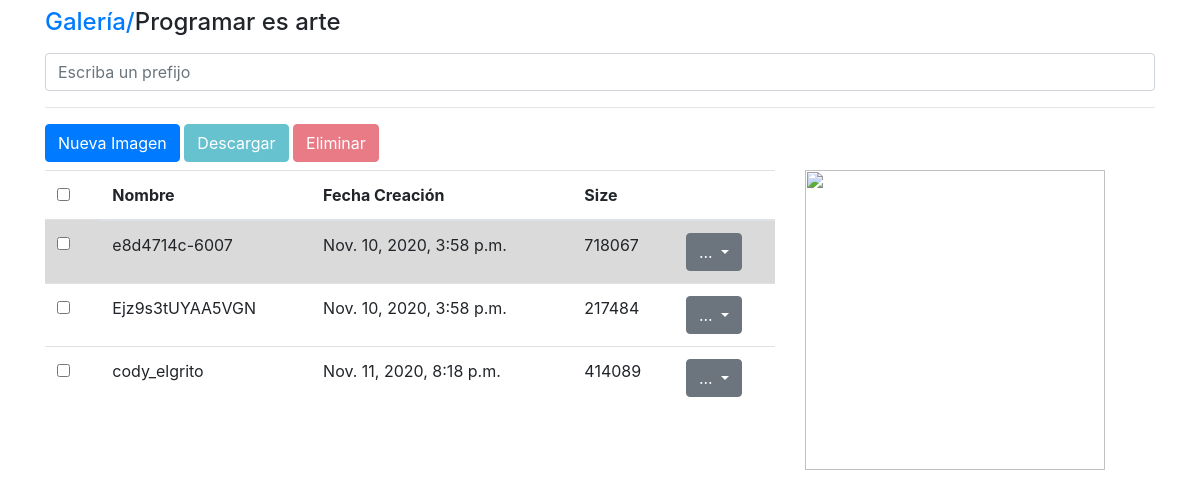
Screenshot of /albums/5/detail with the database file from the repository.
### albums/models.py (models this page shows, shortened)
class Album(models.Model):
    title = models.CharField(max_length=50, null=False, blank=False)
    description = models.TextField()
    bucket = models.CharField(max_length=100, null=False, blank=False)
    key = models.CharField(max_length=100, null=False, blank=False)
    created_at = models.DateTimeField(auto_now_add=True)
    objects = AlbumMananger()
    def __str__(self):
        return self.title
    @property
    def images(self):
        return self.image_set.all()

### images/models.py (models this page shows, shortened)
class Image(models.Model):
    key = models.CharField(max_length=100, null=False, blank=False)
    bucket = models.CharField(max_length=100, null=False, blank=False)
    name = models.CharField(max_length=50, null=False, blank=False)
    content_type = models.CharField(max_length=20, null=False, blank=False)
    size = models.IntegerField()
    album = models.ForeignKey(Album, on_delete=models.CASCADE)
    created_at = models.DateTimeField(auto_now_add=True)
    objects = ImageManager()
    @property
    def url(self):
        return f"https://{self.bucket}.s3.amazonaws.com/{self.key}"
    @property
    def title(self):
        return self.name.split('.')[0]

### albums/views.py (the view)
# urls.py: path('<int:pk>/detail', AlbumDetailView.as_view(), name='detail'),
class AlbumDetailView(DetailView):
    model = Album
    template_name = 'albums/detail.html'
    def get_context_data(self, *args, **kwargs):
        context = super().get_context_data(*args, **kwargs)
        context['title'] = self.get_object().title
        context['images'] = self.get_object().images
        context['form'] = UploadFileForm({
            'album_id': self.get_object().id
        })
        return context

### images/forms.py
class UploadFileForm(forms.Form):
    album_id = forms.CharField(required=True, widget=forms.HiddenInput())
    file = forms.FileField(required=True, label='Imagen',
                            widget=forms.FileInput(
                                attrs={'accept': 'image/*'}
                            ))
    def __init__(self, *args, **kwargs):
        super(UploadFileForm, self).__init__(*args, **kwargs)
        self.fields['file'].widget.attrs['class'] = 'form-control-file'

### albums/templates/albums/detail.html (shortened to what this page needs)
{% extends 'base/base.html' %}
{% block content %}
<div class="row mt-2">
    <div class="col">
        <h4><a href="{% url 'albums:list' %}">Galería/</a>{{ object }}</h4>
    </div>
</div>
<div class="row mt-2">
    <div class="col">
        <form action="{% url 'images:search' %}" id="image-search">
            <input type="text" class="form-control" name="q" placeholder="Escriba un prefijo">
        </form>
    </div>
</div>
<hr>
<div class="row">
    <div class="col">
        <button type="button" class="btn btn-primary" data-toggle="modal" data-target="#newImage">
            Nueva Imagen
        </button>
        <a href="{% url 'images:download_many' %}" class="btn btn-info disabled" id="download-images">
            Descargar
        </a>
        <a href="{% url 'images:delete_many' %}" class="btn btn-danger disabled" id="delete-images" >
            Eliminar
        </a>
    </div>
</div>
<div class="row mt-2">
    <div class="col-8">
        <table class="table">
            <thead>
                <tr>
                    <td>
                        <div class="form-check">
                            <input type="checkbox" class="form-check-input" id="check-all-images">
                        </div>
                    </td>
                    <th>Nombre</th>
                    <th>Fecha Creación</th>
                    <th>Size</th>
                    <th></th>
                </tr>
            </thead>
            <tbody id="table-images">
                {% for image in images %}
                    {% include 'images/snippets/image.html' %}
                {% endfor%}
            </tbody>
        </table>
    </div>
    <div class="col-4">
        <img src="" alt="" width="300" height="300" id="image-preview">
    </div>
</div>
{% endblock %}

### images/templates/images/snippets/image.html (shortened to what this page needs)
<tr class="row-image" image-id="{{ image.id }}" id="image-{{ image.id }}">
    <td>
        <div class="form-check">
            <input type="checkbox" class="form-check-input check-images" image-id="{{ image.id }}">
        </div>
    </td>
    <td>
        <div id="image-name-{{ image.id }}">
            {{ image.title }}
        </div>
    </td>
    <td>{{ image.created_at }}</td>
    <td>{{ image.size }} </td>
    <td>
        <div class="btn-group">
            <button type="button" class="btn btn-secondary dropdown-toggle" data-toggle="dropdown">
                ...
            </button>
        </div>
    </td>
</tr>

### albums/templates/albums/detail.html (style rules this page uses)
.row-image { cursor: pointer; }

### rows the page displays
Album: title "Programar es arte"
Image: title "e8d4714c-6007", created_at "Nov. 10, 2020, 3:58 p.m.", size "718067"
Image: title "Ejz9s3tUYAA5VGN", created_at "Nov. 10, 2020, 3:58 p.m.", size "217484"
Image: title "cody_elgrito", created_at "Nov. 11, 2020, 8:18 p.m.", size "414089"
